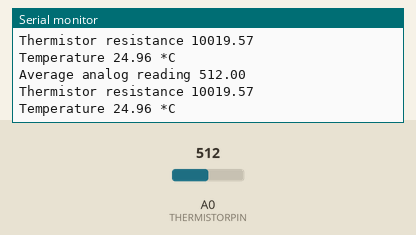
The sketch below on a simulated Arduino Uno, built with avr-gcc and run on an emulated ATmega328P. On the bench: the last lines printed to the serial monitor. The test bench sets the inputs (shaded band); at power-on: A0 (THERMISTORPIN) = 512.

Above: at 1.2 s.
1.3 s: A0 (THERMISTORPIN) set to 1023
At 2.6 s:
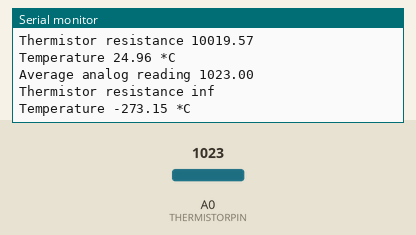
4.3 s: A0 (THERMISTORPIN) set to 900
At 5.2 s:
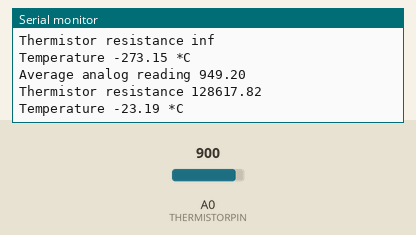
Timing chart, 0 to 7.3 s (numbered marks = the images above; inputs shaded):
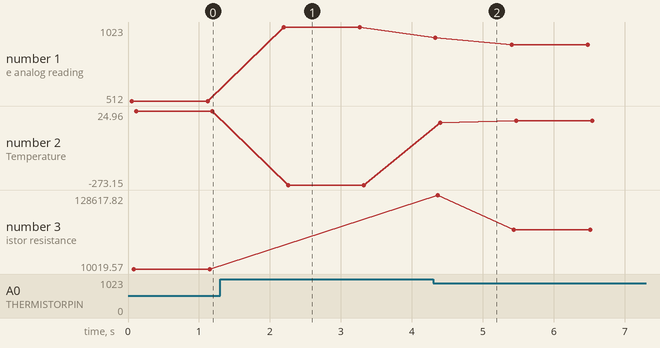

Measured:
- after the input at 1.3 s, the serial monitor: prints a new line after 0.89 s (image 1)
- after the input at 4.3 s, the serial monitor: prints a new line at once (image 2)
- plotted number 1: 512 → 1023 after the input at 1.3 s, 1023 → 900 after the input at 4.3 s
- plotted number 2: 24.96 → -273.15 after the input at 1.3 s, -273.15 → -13.94 after the input at 4.3 s
- plotted number 3: 10019.57 → 73170.74 after the input at 4.3 s

The sketch:

THERMISTANCE.ino
```cpp
// PIN DE LECTURE
#define THERMISTORPIN A0
// resistance
#define THERMISTORNOMINAL 10000
// temp. pour nominal resistance (souvent 25 C)
#define TEMPERATURENOMINAL 25

#define NUMSAMPLES 5
#define BCOEFFICIENT 3950
// la valeur pour l'autre resistance
#define SERIESRESISTOR 10000

int samples[NUMSAMPLES];

void setup(void) {
  Serial.begin(9600);
}

void loop(void) {
  uint8_t i;
  float average;

  // take N samples in a row, with a slight delay
  for (i=0; i< NUMSAMPLES; i++) {
   samples[i] = analogRead(THERMISTORPIN);
   delay(10);
  }

  // average all the samples out
  average = 0;
  for (i=0; i< NUMSAMPLES; i++) {
     average += samples[i];
  }
  average /= NUMSAMPLES;

  Serial.print("Average analog reading ");
  Serial.println(average);

  // convert the value to resistance
  average = 1023 / average - 1;
  average = SERIESRESISTOR / average;
  Serial.print("Thermistor resistance ");
  Serial.println(average);

  float temperature;
  temperature = average / THERMISTORNOMINAL;     // (R/Ro)
  temperature = log(temperature);                  // ln(R/Ro)
  temperature /= BCOEFFICIENT;                   // 1/B * ln(R/Ro)
  temperature += 1.0 / (TEMPERATURENOMINAL + 273.15); // + (1/To)
  temperature = 1.0 / temperature;                 // Invert
  temperature -= 273.15;                         // convert absolute temp to C

  Serial.print("Temperature ");
  Serial.print(temperature);
  Serial.println(" *C");

  delay(1000);
}
```
